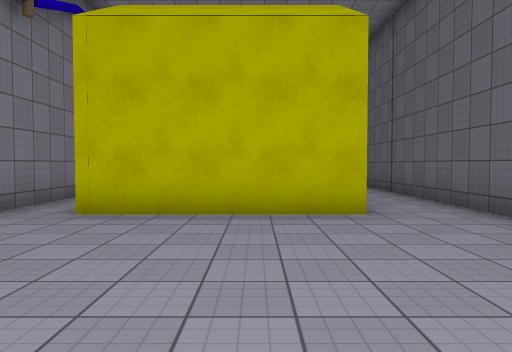
[1] (above)

12 first-person views from a walk through a 3-D level made in the Unity game engine. The camera is 1.4 m above the floor, tilts 2° down and sees 70° across. The floor is counted in squares, 1.8 m on a side. Each view is taken from the middle of a square. On the plan, view 1 faces up. The plan holds only what a view shows up to about 12 squares ahead; the rest is blank. The place goes on beyond the plan. The player character is not drawn. Surface patterns are stand-ins for the level's own textures.

[2]
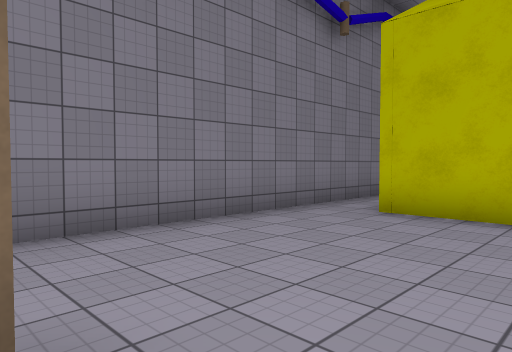

[3]
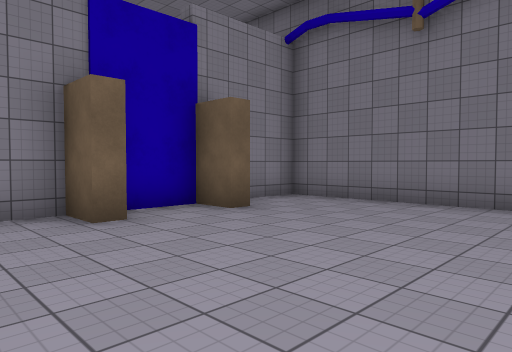

[4]
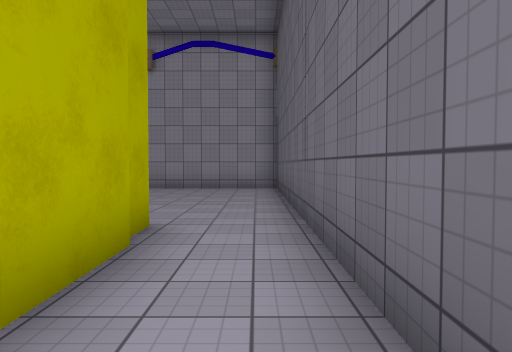

[5]
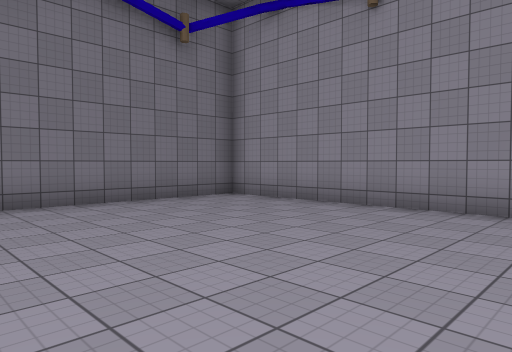

[6]
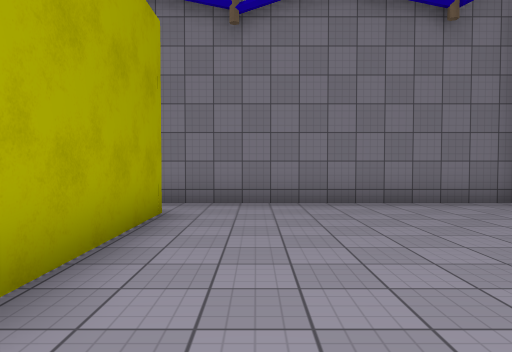

[7]
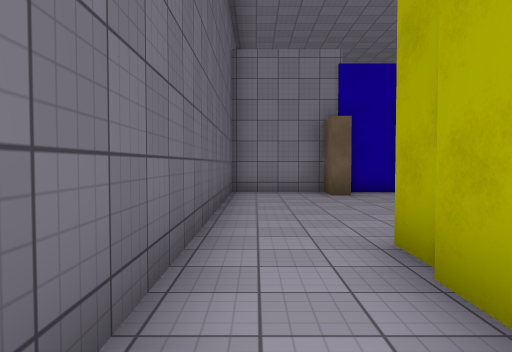

[8]
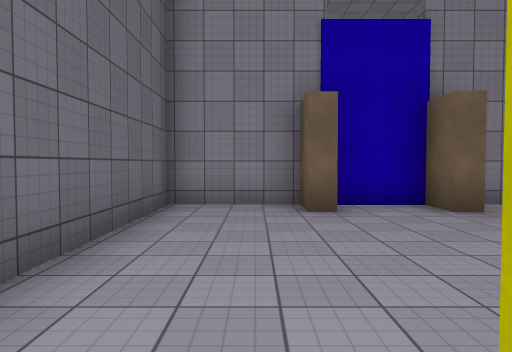

[9]
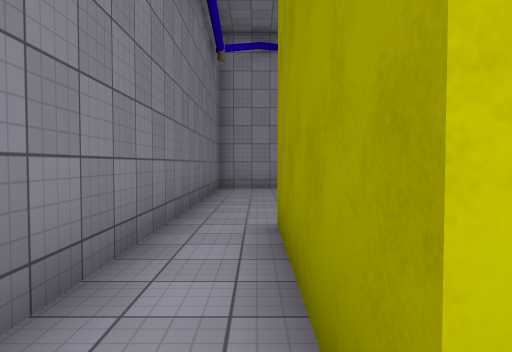

[10]
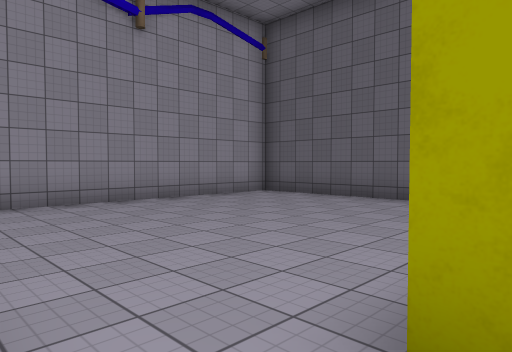

[11]
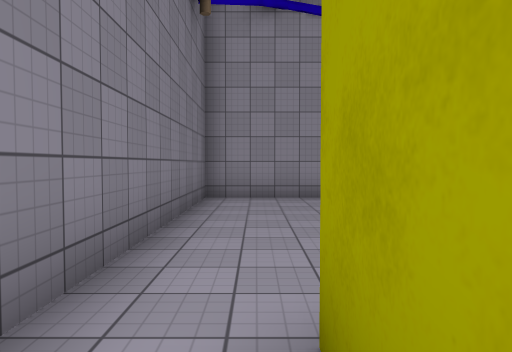

[12]
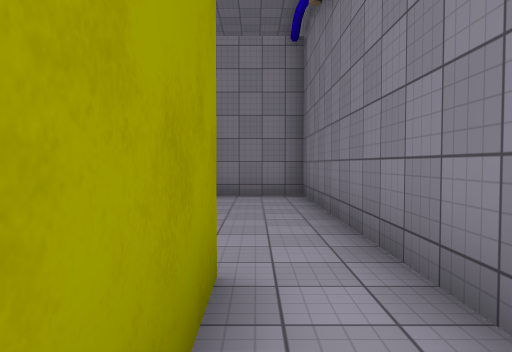

### Floor plan
Ten units are one square. View 1 is at (0, 0); x grows to the right and y downward. Boxes are objects, and circles mark ways between rooms. Rooms are numbered by the first view taken in them; rooms with no view inside come last. Other rooms are left out.
<svg viewBox="-46 -168 88 181">
<path fill="none" stroke="#000" d="M-16 -2 -12 -2 -12 8 5 8M6 -2 12 -2 12 8 37 8 37 -44M-41 -44 -41 8 -20 8M18 -55 -27 -55M18 -96 18 -88M18 -85 18 -65M18 -64 18 -55M-27 -55 -27 -95 10 -95M37 -44 37 -163 -41 -163 -41 -44"/>
<circle cx="-35" cy="-55" r="3" fill="#2a7"/>
<circle cx="25" cy="-50" r="3" fill="#2a7"/>
<text x="-10" y="-20">1</text>
<text x="0" y="-120">2</text>
</svg>
Room 1 opens to room 2.

Where each view was taken, in squares from view 1:
view 1: 0 up, 0 right, facing up
view 2: 0 up, 0 right, facing up-left
view 3: 5 up, 3 right, facing down-left
view 4: 5 up, 3 right, facing up
view 5: 10 up, 3 right, facing up-left
view 6: 11 up, 3 right, facing left
view 7: 9 up, 3 right, facing down
view 8: 6 up, 2 right, facing down
view 9: 5 up, 3 left, facing up
view 10: 9 up, 4 left, facing up-right
view 11: 8 up, 3 left, facing up
view 12: 8 up, 3 left, facing down
